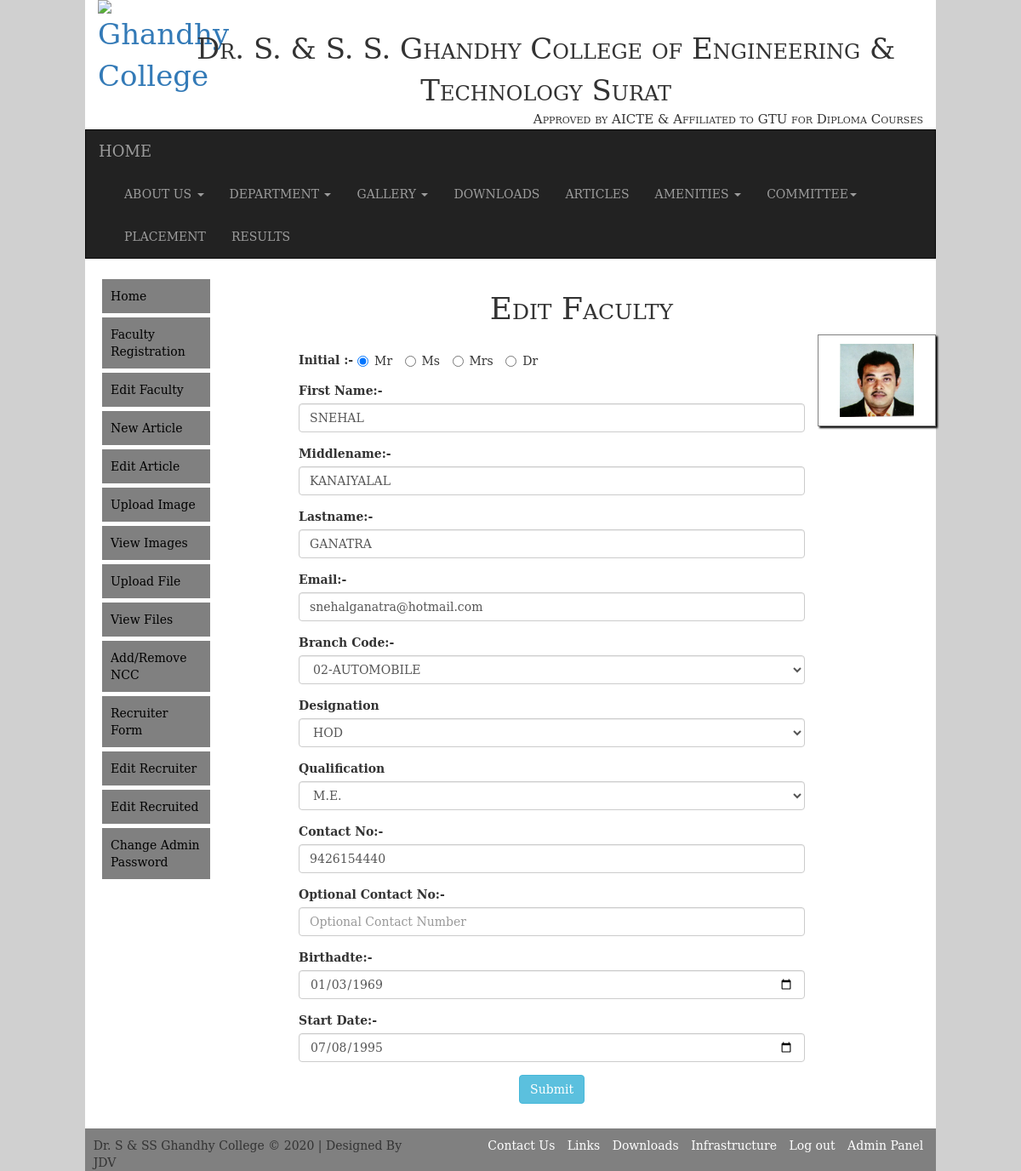
The page /edit_faculty_reg.php?id=136 (signed in) on the database its author committed.
### tables this page shows
CREATE TABLE IF NOT EXISTS `clg_faculty` (
  `id` int(11) NOT NULL,
  `fname` varchar(50) NOT NULL,
  `mname` varchar(50) NOT NULL,
  `lname` varchar(50) NOT NULL,
  `email` varchar(100) NOT NULL,
  `branch_code` int(2) NOT NULL,
  `post` varchar(15) NOT NULL,
  `qualification` varchar(25) NOT NULL,
  `contact` varchar(10) NOT NULL,
  `ocontact` varchar(10) NOT NULL,
  `gender` varchar(10) NOT NULL,
  `profile_img` varchar(2000) NOT NULL,
  `birthdate` date NOT NULL,
  `start_date` date NOT NULL
);

### edit_faculty_reg.php (the view, shortened to what this page needs)
<?php
	$display=mysql_query("select * from clg_faculty where id='$_REQUEST[id]'");
	$display1=mysql_fetch_array($display);
?>
<!doctype html>
<html>
<head>
<link rel="stylesheet" href="bootstrap/css/bootstrap.min.css">
<link href="bootstrap/css/style.css" rel="stylesheet">
</head>
<body>
    <div class="container-fluid">
		<div class="row">
            <div class="col-md-10" style="background:white;">
            <header>
                <?php require_once('header.php'); ?>
            </header>
            <section>
                <article>
                	<div class="row">
       					<div class="col-md-2 col-sm-2 col-xs-12 admin_sidemenu">
                        	<?php
								require_once('adminsidemenu.php');
							?>
                        </div>
                	<div class="col-md-10 col-sm-10 col-xs-12" >
                        <div class="row">
                        <div class="col-md-12 col-sm-12 col-xs-10" >
            <center><h1 style="font-variant:small-caps;">Edit Faculty </h1></center>
            <div class="row">
            	<div class="col-md-offset-1 col-md-9" >
                	                	<form  action="" method="post"  enctype="multipart/form-data" name="form" class="forleftlabel">
                                        <br>
                                        <div class="form-group">
                                        <label for="gender" style="float:left;">Initial :-&nbsp; </label>
                                        <div class="radio-inline" >
    									<input type="radio" name="gender" value="Mr." required data-toggle="tooltip" title="MR" <?php if($display1[10]=="Mr.") echo "checked"; ?>> Mr
                                		</div>
                                        <div class="radio-inline">
    									<input type="radio" name="gender" value="Ms." required data-toggle="tooltip" title="MS" <?php if($display1[10]=="Ms.") echo "checked"; ?>> Ms
                                		</div>
                                        <div class="radio-inline">
    									<input type="radio" name="gender" value="Mrs." required data-toggle="tooltip" title="MRS" <?php if($display1[10]=="Mrs.") echo "checked"; ?>> Mrs
                                		</div>
                                        <div class="radio-inline">
    									<input type="radio" name="gender" value="Dr." required data-toggle="tooltip" title="DR" <?php if($display1[10]=="Dr.") echo "checked"; ?>> Dr
                                		</div>
                            			</div>
                      					<div class="form-group">
                                        <label for="fname" style="float:left;">First Name:-</label>
                                        <input autofocus type="text" name="fname" placeholder="First Name" class="form-control" data-toggle="tooltip" maxlength="25" required pattern="[a-zA-Z]{0,25}$" title="Enter Less Than 25 Alphabets."  onkeypress="return AllowAlphabet(event)" value="<?php echo $display1[1];?>">
                            	        </div>
                                        <div class="form-group">
                                        <label for="middlename" style="float:left;">Middlename:-</label>
                                        <input type="text" name="mname" placeholder="Middle Name" class="form-control" maxlength="25"  required pattern="[a-zA-Z]{0,25}$" data-toggle="tooltip" title="Enter Less Than 25 Alphabets." onkeypress="return AllowAlphabet(event)" value="<?php echo $display1[2];?>">
                                    	</div>
                                        <div class="form-group">
                                        <label for="lname" style="float:left;">Lastname:-</label>
                                        <input type="text" name="lname" placeholder="Last Name" class="form-control" maxlength="25" required pattern="[a-zA-Z]{0,25}$" data-toggle="tooltip" title="Enter Less Than 25 Alphabets." onkeypress="return AllowAlphabet(event)" value="<?php echo $display1[3];?>">
                                    	</div>
                                        <div class="form-group">
                                        <label for="email" style="float:left;">Email:-</label>
                                       	<input type="email" name="email" id="email" placeholder="abc@example.com" class="form-control" pattern="^\S+@+\S+\.+\S+$" data-toggle="tooltip" title="Enter Email " value="<?php echo $display1[4];?>">
                                    	</div>
                                        <div class="form-group">
                                        <label for="branch_code" style="float:left;">Branch Code:-</label>
                                        <select name="branch_code" id="branch_code" class="form-control" required data-toggle="tooltip" title="Branch Code">
                                            <optgroup label="Select Branch Code">
                                                <option <?php if($display1[5]=="2"){ ?>selected<?php }?>>02-AUTOMOBILE</option>
                                            </optgroup>
                                        </select>
                                    	</div>
                                        <div class="form-group">
                                        <label for="post" style="float:left;">Designation</label>
                                        <select name="post" id="post" class="form-control" required  data-toggle="tooltip" title="Designation">
                                            <optgroup label="Select Post">
                                                <option <?php if($display1[6]=="HOD"){ ?>selected<?php }?>>HOD</option>
                                            </optgroup>
                                        </select>
                                    	</div>
                                        <div class="form-group">
                                        <label for="Qualification" style="float:left;">Qualification</label>
                                        <select name="qualification" id="qualification" class="form-control" required  data-toggle="tooltip"  title="Qualification">
                                            <optgroup label="Select Qualification">
                                                <option <?php if($display1[7]=="M.E."){?>selected<?php }?>>M.E.</option>
											</optgroup>
                                        </select>
                                    	</div>
                                        <div class="form-group">
                                        <label for="contact" style="float:left;">Contact No:-</label>
                                        <input type="text" name="contact" maxlength="10" placeholder="Contact Number" class="form-control" pattern="[0-9]{10}" data-toggle="tooltip" title="Enter 10 Digit Contact Number." onKeyPress="return isNumberKey(event)" value="<?php echo $display1[8];?>">
                                    	</div>
                                        <div class="form-group">
                                        <label for="ocontact" style="float:left;">Optional Contact No:-</label>
                                        <input type="text" name="ocontact" maxlength="10" placeholder="Optional Contact Number" class="form-control" pattern="[0-9]{10}" data-toggle="tooltip" title="Enter 10 Digit Contact Number" onKeyPress="return isNumberKey(event)" value="<?php echo $display1[9];?>">
                                    	</div>
                              		   <div class="form-group">
                                        <label for="bdte" style="float:left;">Birthadte:-</label>
                                        <input type="date" name="birthdate" class="form-control" required data-toggle="tooltip" title="Birthdate" value="<?php echo $display1[12];?>">
                                    	</div>
                                    	<div class="form-group">
                                        <label for="st_date" style="float:left;">Start Date:-</label>
                                        <input type="date" name="start_date" class="form-control" required data-toggle="tooltip" title="Start Date" value="<?php echo $display1[13];?>">
                                        </div>
                                        <center><input type="submit" value="Submit" class="btn btn-info" name="update"></center>
                            </form>
                </div>
              <div class="col-md-2 col-sm-2 col-xs-2" style="text-align:center;border:1px solid grey;box-shadow:2px 2px 2px black;cursor:pointer;">
					<center>
                        <img src="profile_img\<?php echo $display1[11];?>" class="img-responsive" alt="<?php echo $display1[1] ?>" style="width:150px;max-height:200px;;padding:10px;" onClick="profile_image_change('open');">
                    </center>
                </div>
             </div>
                    </div>
                    </div>
                </div>
                	</div>
                </article>
            </section>
           <footer>
           		<?php require_once('footer.php'); ?>
           </footer>
           </div>
    </div>
	</div>
</body>
</html>

### rows shown on the page
clg_faculty: gender "☑", fname "SNEHAL", mname "KANAIYALAL", lname "GANATRA", email "snehalganatra@hotmail.com", branch_code "02-AUTOMOBILE", post "HOD", qualification "M.E.", contact "9426154440", birthdate "01/03/1969", start_date "07/08/1995", profile_img (picture)

### other values the page prints
$s['year'] "2020"
